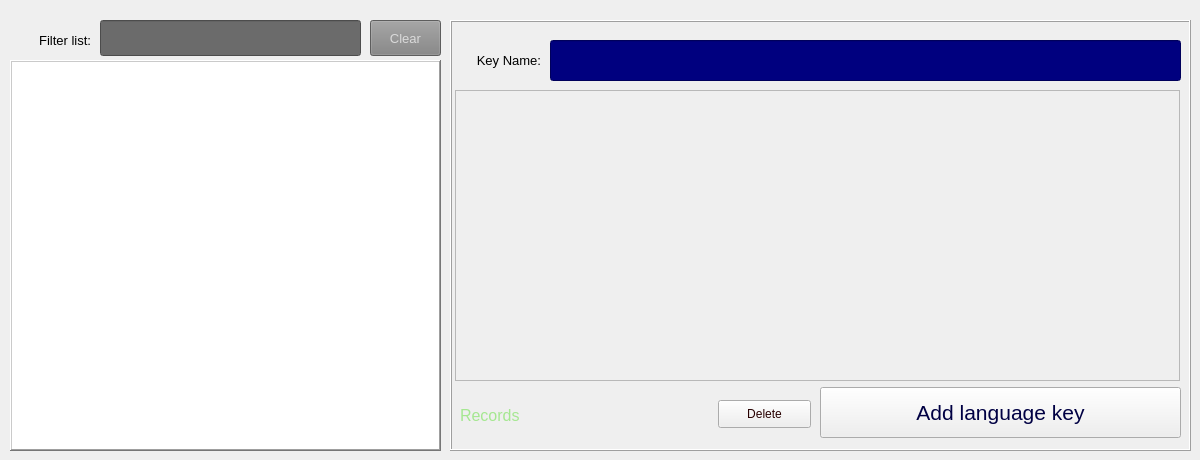
   <widget class="QWidget" name="lang">
    <attribute name="title">
     <string>Languages</string>
    </attribute>
    <widget class="QFrame" name="frm_item_2">
     <property name="geometry">
      <rect>
       <x>450</x>
       <y>20</y>
       <width>741</width>
       <height>431</height>
      </rect>
     </property>
     <property name="frameShape">
      <enum>QFrame::Box</enum>
     </property>
     <property name="frameShadow">
      <enum>QFrame::Raised</enum>
     </property>
     <widget class="Line" name="line_3">
      <property name="geometry">
       <rect>
        <x>10</x>
        <y>350</y>
        <width>471</width>
        <height>16</height>
       </rect>
      </property>
      <property name="orientation">
       <enum>Qt::Horizontal</enum>
      </property>
     </widget>
     <widget class="QPushButton" name="btn_lang_apply">
      <property name="geometry">
       <rect>
        <x>370</x>
        <y>367</y>
        <width>361</width>
        <height>51</height>
       </rect>
      </property>
      <property name="font">
       <font>
        <pointsize>16</pointsize>
       </font>
      </property>
      <property name="styleSheet">
       <string notr="true">QPushButton {background-color: light grey; color: rgb(0, 0, 67);}
QPushButton:disabled { color: rgb(130, 130, 130);}
QPushButton:hover {background-color: qlineargradient(spread:pad, x1:0, y1:0.00568182, x2:0.98, y2:0.982955, stop:0 rgb(38, 19, 255), stop:1 rgb(150, 207, 207));}

</string>
      </property>
      <property name="text">
       <string>Add language key</string>
      </property>
      <property name="autoDefault">
       <bool>false</bool>
      </property>
     </widget>
     <widget class="QLabel" name="label_11">
      <property name="geometry">
       <rect>
        <x>10</x>
        <y>30</y>
        <width>81</width>
        <height>21</height>
       </rect>
      </property>
      <property name="font">
       <font>
        <pointsize>10</pointsize>
       </font>
      </property>
      <property name="text">
       <string>Key Name:</string>
      </property>
      <property name="alignment">
       <set>Qt::AlignRight|Qt::AlignTrailing|Qt::AlignVCenter</set>
      </property>
     </widget>
     <widget class="QLineEdit" name="txt_lang_key">
      <property name="geometry">
       <rect>
        <x>100</x>
        <y>20</y>
        <width>631</width>
        <height>41</height>
       </rect>
      </property>
      <property name="font">
       <font>
        <pointsize>14</pointsize>
        <weight>75</weight>
        <bold>true</bold>
       </font>
      </property>
      <property name="styleSheet">
       <string notr="true">color: rgb(253, 253, 0);
background-color: rgb(0, 0, 127);</string>
      </property>
      <property name="text">
       <string/>
      </property>
      <property name="alignment">
       <set>Qt::AlignCenter</set>
      </property>
     </widget>
     <widget class="QPushButton" name="btn_lang_delete">
      <property name="geometry">
       <rect>
        <x>268</x>
        <y>380</y>
        <width>93</width>
        <height>28</height>
       </rect>
      </property>
      <property name="styleSheet">
       <string notr="true">QPushButton {background-color: light grey; color:rgb(40, 0, 0);}
QPushButton:disabled { color: rgb(130, 130, 130);}
QPushButton:hover {background-color: qlineargradient(spread:pad, x1:0, y1:0.00568182, x2:0.98, y2:0.982955, stop:0  rgb(175, 141, 141), stop:1 rgb(255, 89, 100));}</string>
      </property>
      <property name="text">
       <string>Delete</string>
      </property>
      <property name="autoDefault">
       <bool>false</bool>
      </property>
     </widget>
     <widget class="QScrollArea" name="scroll_lang">
      <property name="geometry">
       <rect>
        <x>5</x>
        <y>70</y>
        <width>725</width>
        <height>291</height>
       </rect>
      </property>
      <property name="verticalScrollBarPolicy">
       <enum>Qt::ScrollBarAsNeeded</enum>
      </property>
      <property name="horizontalScrollBarPolicy">
       <enum>Qt::ScrollBarAsNeeded</enum>
      </property>
      <property name="widgetResizable">
       <bool>true</bool>
      </property>
      <widget class="QWidget" name="scrollAreaWidgetContents">
       <property name="geometry">
        <rect>
         <x>0</x>
         <y>0</y>
         <width>723</width>
         <height>289</height>
        </rect>
       </property>
      </widget>
     </widget>
     <widget class="QLabel" name="lbl_lang_count">
      <property name="geometry">
       <rect>
        <x>10</x>
        <y>380</y>
        <width>171</width>
        <height>31</height>
       </rect>
      </property>
      <property name="font">
       <font>
        <pointsize>12</pointsize>
       </font>
      </property>
      <property name="styleSheet">
       <string notr="true">color: rgb(165, 231, 145);</string>
      </property>
      <property name="text">
       <string>Records</string>
      </property>
     </widget>
    </widget>
    <widget class="QListWidget" name="lst_lang_keys">
     <property name="geometry">
      <rect>
       <x>10</x>
       <y>60</y>
       <width>431</width>
       <height>391</height>
      </rect>
     </property>
     <property name="font">
      <font>
       <pointsize>12</pointsize>
      </font>
     </property>
     <property name="toolTip">
      <string/>
     </property>
     <property name="styleSheet">
      <string notr="true">color: rgb(0, 0, 127);</string>
     </property>
     <property name="frameShape">
      <enum>QFrame::WinPanel</enum>
     </property>
     <property name="frameShadow">
      <enum>QFrame::Raised</enum>
     </property>
     <property name="editTriggers">
      <set>QAbstractItemView::NoEditTriggers</set>
     </property>
     <property name="wordWrap">
      <bool>true</bool>
     </property>
    </widget>
    <widget class="QLineEdit" name="txt_lang_filter">
     <property name="geometry">
      <rect>
       <x>100</x>
       <y>20</y>
       <width>261</width>
       <height>36</height>
      </rect>
     </property>
     <property name="font">
      <font>
       <pointsize>12</pointsize>
      </font>
     </property>
     <property name="toolTip">
      <string>You can use AND and OR operators. In the same search, there can be only one type of operator, either AND or OR.
SPACE = AND operator
/ = OR operator

Example:
    caption win pos = caption AND win AND pos
    caption/win/pos = caption OR win OR pos</string>
     </property>
     <property name="styleSheet">
      <string notr="true">background-color: rgb(107, 107, 107);
color: rgb(0, 67, 0);</string>
     </property>
     <property name="text">
      <string/>
     </property>
    </widget>
    <widget class="QLabel" name="label_15">
     <property name="geometry">
      <rect>
       <x>10</x>
       <y>30</y>
       <width>81</width>
       <height>21</height>
      </rect>
     </property>
     <property name="font">
      <font>
       <pointsize>10</pointsize>
      </font>
     </property>
     <property name="text">
      <string>Filter list:</string>
     </property>
     <property name="alignment">
      <set>Qt::AlignRight|Qt::AlignTrailing|Qt::AlignVCenter</set>
     </property>
    </widget>
    <widget class="QPushButton" name="btn_lang_clear_filter">
     <property name="geometry">
      <rect>
       <x>370</x>
       <y>20</y>
       <width>71</width>
       <height>36</height>
      </rect>
     </property>
     <property name="font">
      <font>
       <pointsize>10</pointsize>
      </font>
     </property>
     <property name="styleSheet">
      <string notr="true">background-color: rgb(130, 130, 130);
color: rgb(218, 218, 218);</string>
     </property>
     <property name="text">
      <string>Clear</string>
     </property>
     <property name="autoDefault">
      <bool>false</bool>
     </property>
    </widget>
   </widget>
